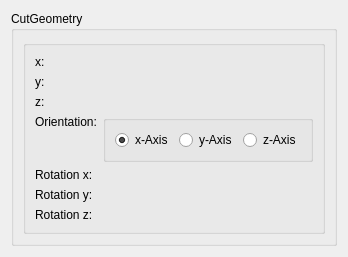
     <widget class="QWidget" name="TabPage" >
      <attribute name="title" >
       <string>Cut</string>
      </attribute>
      <layout class="QVBoxLayout" >
       <item>
        <widget class="QGroupBox" name="vrpGroupBoxCut" >
         <property name="title" >
          <string>CutGeometry</string>
         </property>
         <layout class="QVBoxLayout" name="verticalLayout_2" >
          <item>
           <widget class="QGroupBox" name="groupBoxRectPositioning_3" >
            <property name="title" >
             <string/>
            </property>
            <property name="flat" >
             <bool>true</bool>
            </property>
            <property name="checkable" >
             <bool>false</bool>
            </property>
            <property name="checked" >
             <bool>false</bool>
            </property>
            <layout class="QGridLayout" name="gridLayout" >
             <item row="0" column="0" >
              <widget class="QLabel" name="textLabel4_4_3_2" >
               <property name="toolTip" >
                <string/>
               </property>
               <property name="whatsThis" >
                <string/>
               </property>
               <property name="text" >
                <string>x:</string>
               </property>
               <property name="wordWrap" >
                <bool>false</bool>
               </property>
              </widget>
             </item>
             <item rowspan="2" row="0" column="1" >
              <widget class="FloatInRangeControl" native="1" name="floatInRangeX" >
               <property name="sizePolicy" >
                <sizepolicy vsizetype="Fixed" hsizetype="Expanding" >
                 <horstretch>0</horstretch>
                 <verstretch>0</verstretch>
                </sizepolicy>
               </property>
              </widget>
             </item>
             <item rowspan="2" row="1" column="0" >
              <widget class="QLabel" name="textLabel4_4_2_3_2" >
               <property name="toolTip" >
                <string/>
               </property>
               <property name="whatsThis" >
                <string/>
               </property>
               <property name="text" >
                <string>y:</string>
               </property>
               <property name="wordWrap" >
                <bool>false</bool>
               </property>
              </widget>
             </item>
             <item rowspan="2" row="2" column="1" >
              <widget class="FloatInRangeControl" native="1" name="floatInRangeY" >
               <property name="sizePolicy" >
                <sizepolicy vsizetype="Fixed" hsizetype="Expanding" >
                 <horstretch>0</horstretch>
                 <verstretch>0</verstretch>
                </sizepolicy>
               </property>
              </widget>
             </item>
             <item rowspan="2" row="3" column="0" >
              <widget class="QLabel" name="textLabel4_4_2_2_2_2" >
               <property name="toolTip" >
                <string/>
               </property>
               <property name="whatsThis" >
                <string/>
               </property>
               <property name="text" >
                <string>z:</string>
               </property>
               <property name="wordWrap" >
                <bool>false</bool>
               </property>
              </widget>
             </item>
             <item row="4" column="1" >
              <widget class="FloatInRangeControl" native="1" name="floatInRangeZ" >
               <property name="sizePolicy" >
                <sizepolicy vsizetype="Fixed" hsizetype="Expanding" >
                 <horstretch>0</horstretch>
                 <verstretch>0</verstretch>
                </sizepolicy>
               </property>
              </widget>
             </item>
             <item row="5" column="0" >
              <widget class="QLabel" name="textLabel4_3_2_2_3" >
               <property name="toolTip" >
                <string/>
               </property>
               <property name="whatsThis" >
                <string/>
               </property>
               <property name="text" >
                <string>Orientation:</string>
               </property>
               <property name="alignment" >
                <set>Qt::AlignTop</set>
               </property>
               <property name="wordWrap" >
                <bool>false</bool>
               </property>
              </widget>
             </item>
             <item row="5" column="1" >
              <widget class="QGroupBox" name="groupBoxOrientation" >
               <property name="title" >
                <string/>
               </property>
               <layout class="QHBoxLayout" name="horizontalLayout" >
                <item>
                 <widget class="QRadioButton" name="xAxisRadioButton" >
                  <property name="cursor" >
                   <cursorShape>PointingHandCursor</cursorShape>
                  </property>
                  <property name="toolTip" >
                   <string/>
                  </property>
                  <property name="whatsThis" >
                   <string/>
                  </property>
                  <property name="text" >
                   <string>x-Axis</string>
                  </property>
                  <property name="checked" >
                   <bool>true</bool>
                  </property>
                 </widget>
                </item>
                <item>
                 <widget class="QRadioButton" name="yAxisRadioButton" >
                  <property name="cursor" >
                   <cursorShape>PointingHandCursor</cursorShape>
                  </property>
                  <property name="toolTip" >
                   <string/>
                  </property>
                  <property name="whatsThis" >
                   <string/>
                  </property>
                  <property name="text" >
                   <string>y-Axis</string>
                  </property>
                 </widget>
                </item>
                <item>
                 <widget class="QRadioButton" name="zAxisRadioButton" >
                  <property name="sizePolicy" >
                   <sizepolicy vsizetype="Fixed" hsizetype="Minimum" >
                    <horstretch>0</horstretch>
                    <verstretch>0</verstretch>
                   </sizepolicy>
                  </property>
                  <property name="cursor" >
                   <cursorShape>PointingHandCursor</cursorShape>
                  </property>
                  <property name="toolTip" >
                   <string/>
                  </property>
                  <property name="whatsThis" >
                   <string/>
                  </property>
                  <property name="text" >
                   <string>z-Axis</string>
                  </property>
                 </widget>
                </item>
               </layout>
              </widget>
             </item>
             <item row="6" column="0" >
              <widget class="QLabel" name="textLabelRotX" >
               <property name="enabled" >
                <bool>true</bool>
               </property>
               <property name="toolTip" >
                <string/>
               </property>
               <property name="whatsThis" >
                <string/>
               </property>
               <property name="text" >
                <string>Rotation x:</string>
               </property>
               <property name="wordWrap" >
                <bool>false</bool>
               </property>
              </widget>
             </item>
             <item rowspan="2" row="6" column="1" >
              <widget class="FloatInRangeControl" native="1" name="floatInRangeRotX" >
               <property name="enabled" >
                <bool>true</bool>
               </property>
               <property name="sizePolicy" >
                <sizepolicy vsizetype="Fixed" hsizetype="Expanding" >
                 <horstretch>0</horstretch>
                 <verstretch>0</verstretch>
                </sizepolicy>
               </property>
              </widget>
             </item>
             <item rowspan="2" row="7" column="0" >
              <widget class="QLabel" name="textLabelRotY" >
               <property name="enabled" >
                <bool>true</bool>
               </property>
               <property name="toolTip" >
                <string/>
               </property>
               <property name="whatsThis" >
                <string/>
               </property>
               <property name="text" >
                <string>Rotation y:</string>
               </property>
               <property name="wordWrap" >
                <bool>false</bool>
               </property>
              </widget>
             </item>
             <item rowspan="2" row="8" column="1" >
              <widget class="FloatInRangeControl" native="1" name="floatInRangeRotY" >
               <property name="enabled" >
                <bool>true</bool>
               </property>
               <property name="sizePolicy" >
                <sizepolicy vsizetype="Fixed" hsizetype="Expanding" >
                 <horstretch>0</horstretch>
                 <verstretch>0</verstretch>
                </sizepolicy>
               </property>
              </widget>
             </item>
             <item rowspan="2" row="9" column="0" >
              <widget class="QLabel" name="textLabelRotZ" >
               <property name="enabled" >
                <bool>true</bool>
               </property>
               <property name="toolTip" >
                <string/>
               </property>
               <property name="whatsThis" >
                <string/>
               </property>
               <property name="text" >
                <string>Rotation z:</string>
               </property>
               <property name="wordWrap" >
                <bool>false</bool>
               </property>
              </widget>
             </item>
             <item row="10" column="1" >
              <widget class="FloatInRangeControl" native="1" name="floatInRangeRotZ" >
               <property name="enabled" >
                <bool>true</bool>
               </property>
               <property name="sizePolicy" >
                <sizepolicy vsizetype="Fixed" hsizetype="Expanding" >
                 <horstretch>0</horstretch>
                 <verstretch>0</verstretch>
                </sizepolicy>
               </property>
              </widget>
             </item>
            </layout>
           </widget>
          </item>
         </layout>
        </widget>
       </item>
      </layout>
     </widget>
